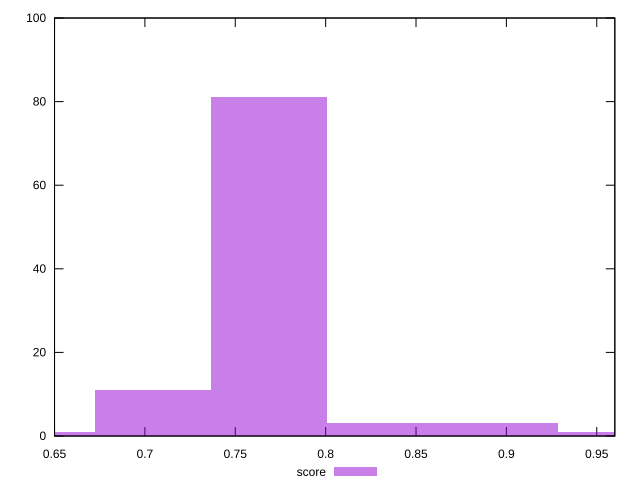

This figure's gnuplot source:
reset

$score <<EOF
0.7685685690953645 81
0.7045211883374174 11
0.9607107113692056 1
0.8966633306112586 3
0.8326159498533116 3
0.6404738075794704 1
EOF

set key outside below
set boxwidth 0.06404738075794704
set xrange [0.65:0.96]
set yrange [0:100]
set trange [0:100]
set style fill transparent solid 0.5 noborder
set terminal svg size 640, 490 enhanced background rgb 'white'
set output "report_00013_2021-02-09T12-04-24.940Z/uses-rel-preconnect/samples/pages+cached+noadtech/score/histogram.svg"

plot $score title "score" with boxes

reset
